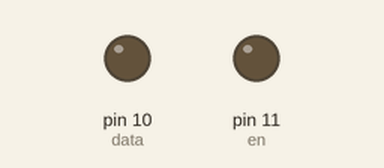
Simulated run of this sketch. Board: Arduino Uno, built with avr-gcc and run on an emulated ATmega328P. On the bench: output pins drawn as LEDs (lit = HIGH). Pins used as bus, display or sensor lines are not drawn; what the sketch prints to the serial monitor is not drawn. At 90.8 s the program stops and its outputs stay as they are.

Above: at 0.1 s.
At 21.3 s:
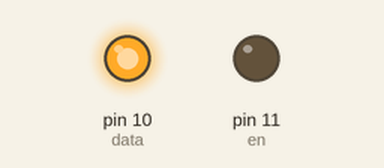
At 32.97 s:
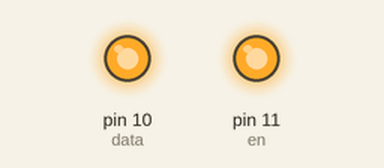
At 39.43 s:
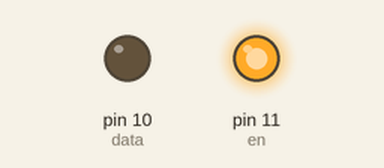
Timing chart, 0 to 41.0 s (numbered marks = the images above):
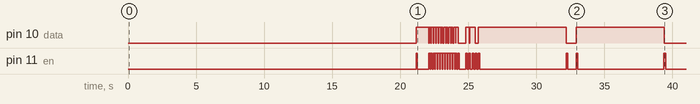

The sketch:

utcu.ino
```cpp
/*
 *
 *   File Name:    utcu.ino
 *   Date Created: Fri Apr 28 2023
 *   Author:       Cole Cavanagh
 *   Description:  CMPE 349 MLS UTCU Sim Code
 *
 */


// DEFINE GLOBALS
// enum function names
enum funcName {
  ALL,
  EMPTY,
	EL,
	AZ,
	BAZ,
  BDW1,
  BDW2,
  BDW3,
  BDW4,
  BDW5,
  BDW6,
  ADWA,
};

// enum states
enum state {
    seqCheck,
    funCheck,
    loadBit
};

// function structure for sequence array
struct function {
    funcName name;
    int startTime;
};

// AZ Function [time. Outcode]
// (on/off, dpsk, to/fro, sbstart, antcode [2:0], antsel)
int AZlen = 23;
int AZtimes[23][2] =    {{0, 10000001}, // preamble
	          {832, 11000000}, // barker code
            {896, 11000000},
            {960, 11000000},
            {1024, 10000000},
            {1088, 11000000},
            {1152, 10000000}, // function ID 0011001
            {1216, 10000000},
            {1280, 11000000},
            {1344, 11000000},
            {1408, 10000000},
            {1472, 10000000},
            {1536, 11000000},
            {1600, 00000000}, // end preamble
            {2048, 10000011}, // rear oci
            {2176, 10000101}, // left oci
            {2304, 10000111}, // right oci
            {2432, 00000000}, // to test
            {2560, 10111011}, // to scan
            {8760, 00000000}, // pause
            {9360, 10011011}, // fro scan
            {15560, 00000000}};  // end fro

//pg 6 annex 10
// BAZ Function 1001001
int BAZlen = 23;
int BAZtimes[23][2] = {{0, 10000001}, // preamble
          {832, 11000000}, // barker code
          {896, 11000000},
          {960, 11000000},
          {1024, 10000000},
          {1088, 11000000},
          {1152, 11000000}, // function ID 1001001
          {1216, 10000000},
          {1280, 10000000},
          {1344, 11000000},
          {1408, 10000000},
          {1472, 10000000},
          {1536, 11000000},
          {1600, 00000000}, // end preamble
          {2048, 10000011}, // rear oci
          {2176, 10000101}, // left oci
          {2304, 10000111}, // right oci
          {2432, 00000000}, // to test
          {2560, 10111011}, // to scan
          {6760, 00000000}, // pause
          {7360, 10011011}, // fro scan
          {11560, 00000000},
          {11688, 00000000}};  // end fro

// EL Function 1100001
int ELlen = 19;
int ELtimes[19][2] = {{0, 10000001}, // preamble
	        {832, 11000000}, // barker code
	        {896, 11000000},
        	{960, 11000000},
        	{1024, 10000000},
        	{1088, 11000000},
        	{1152, 11000000}, // function ID 1100001
        	{1216, 11000000},
        	{1280, 10000000},
        	{1344, 10000000},
        	{1408, 10000000},
        	{1472, 10000000},
        	{1536, 11000000},
          {1600, 00000000}, // end preamble
          {1728, 10000011}, //OCI
          {1856, 10111011}, // TO scan
          {3406, 00000000}, //Pause
          {3806, 10011011}, // FRO scan
          {5356, 00000000}};  // End function ground

// Basic Data Words  1 (0101000) 2 (0111100) 3 (1010000) 4 (1000100) 5 (1101100) 6 (0001101)
int BDWlen = 35;
int BDW1times[35][2] = {{0, 10000001}, // preamble
        	{832, 11000000}, // barker code
        	{896, 11000000},
        	{960, 11000000},
        	{1024, 10000000},
        	{1088, 11000000},
        	{1152, 10000000}, // function ID 0101000
        	{1216, 11000000},
        	{1280, 10000000},
        	{1344, 11000000},
        	{1408, 10000000},
        	{1472, 10000000},
        	{1536, 10000000},
        	{1600, 00000000}, // end preamble
        	{1664,11000001},//data transmission
        	{1728,10000000},
        	{1792,11000000},
        	{1856,11000000},
        	{1920,11000000},
        	{1984,11000000},
        	{2048,10000000},
        	{2112,10000000},
        	{2176,11000000},
        	{2240,11000000},
        	{2304,11000000},
        	{2368,10000000},
        	{2432,10000000},
        	{2496,11000000},
        	{2560,10000000},
        	{2624,11000000},
        	{2688,11000000},
        	{2752,11000000},
        	{2816,11000000},
        	{2880,11000000},//parity transmission
        	{3100, 00000000}};//end function


int BDW2times[35][2] = {{0, 10000001}, // preamble
        	{832, 11000000}, // barker code
        	{896, 11000000},
        	{960, 11000000},
        	{1024, 10000000},
        	{1088, 11000000},
        	{1152, 10000000}, // function ID 0111100
        	{1216, 11000000},
        	{1280, 11000000},
        	{1344, 11000000},
        	{1408, 11000000},
        	{1472, 10000000},
        	{1536, 10000000},
        	{1600, 00000000}, // end preamble
        	{1664,11000001},//data transmission
        	{1728,10000000},
        	{1792,10000000},
        	{1856,10000000},
        	{1920,10000000},
        	{1984,11000000},
        	{2048,11000000},
        	{2112,10000000},
        	{2176,10000000},
        	{2240,11000000},
        	{2304,10000000},
        	{2368,10000000},
        	{2432,11000000},
        	{2496,10000000},
        	{2560,11000000},
        	{2624,10000000},
        	{2688,10000000},
        	{2752,11000000},
        	{2816,10000000},
        	{2880,10000000},//parity transmission
        	{3100, 00000000}, //end function
        	};
int BDW3times[35][2] = {{0, 10000001}, // preamble
        	{832, 11000000}, // barker code
        	{896, 11000000},
        	{960, 11000000},
        	{1024, 10000000},
        	{1088, 11000000},
        	{1152, 11000000}, // function ID 1010000
        	{1216, 10000000},
        	{1280, 11000000},
        	{1344, 10000000},
        	{1408, 10000000},
        	{1472, 10000000},
        	{1536, 10000000},
        	{1600, 00000000}, // end preamble
        	{1664,11000001},//data transmission
        	{1728,11000000},
        	{1792,11000000},
        	{1856,10000000},
        	{1920,10000000},
        	{1984,11000000},
        	{2048,10000000},
        	{2112,11000000},
        	{2176,11000000},
        	{2240,10000000},
        	{2304,11000000},
        	{2368,10000000},
        	{2432,11000000},
        	{2496,11000000},
        	{2560,10000000},
        	{2624,11000000},
        	{2688,11000000},
        	{2752,10000000},
        	{2816,10000000},
        	{2880,10000000},//parity transmission
        	{3100, 00000000}, //end function
        	};
int BDW4times[35][2] = {{0, 10000001}, // preamble
        	{832, 11000000}, // barker code
        	{896, 11000000},
        	{960, 11000000},
        	{1024, 10000000},
        	{1088, 11000000},
        	{1152, 11000000}, // function ID 1000100
        	{1216, 10000000},
        	{1280, 10000000},
        	{1344, 10000000},
        	{1408, 11000000},
        	{1472, 10000000},
        	{1536, 10000000},
        	{1600, 00000000}, // end preamble
        	{1664,11000001},//data transmission
        	{1728,11000000},
        	{1792,11000000},
        	{1856,11000000},
        	{1920,10000000},
        	{1984,10000000},
        	{2048,11000000},
        	{2112,10000000},
        	{2176,11000000},
        	{2240,11000000},
        	{2304,11000000},
        	{2368,10000000},
        	{2432,10000000},
        	{2496,11000000},
        	{2560,10000000},
        	{2624,11000000},
        	{2688,10000000},
        	{2752,11000000},
        	{2816,10000000},
        	{2880,11000000},//parity transmission
        	{3100, 00000000}, //end function
        	};
int BDW5times[35][2] = {{0, 10000001}, // preamble
        	{832, 11000000}, // barker code
        	{896, 11000000},
        	{960, 11000000},
        	{1024, 10000000},
        	{1088, 11000000},
        	{1152, 11000000}, // function ID 1101100
        	{1216, 11000000},
        	{1280, 10000000},
        	{1344, 11000000},
        	{1408, 11000000},
        	{1472, 10000000},
        	{1536, 10000000},
        	{1600, 00000000}, // end preamble
        	{1664,10000001},//data transmission
        	{1728,11000000},
        	{1792,11000000},
        	{1856,11000000},
        	{1920,10000000},
        	{1984,10000000},
        	{2048,11000000},
        	{2112,11000000},
        	{2176,10000000},
        	{2240,11000000},
        	{2304,11000000},
        	{2368,10000000},
        	{2432,11000000},
        	{2496,10000000},
        	{2560,10000000},
        	{2624,11000000},
        	{2688,11000000},
        	{2752,10000000},
        	{2816,101000000},
        	{2880,10000000},//parity transmission
        	{3100, 00000000}, //end function
        	};
int BDW6times[35][2] = {{0, 10000001}, // preamble
        	{832, 11000000}, // barker code
        	{896, 11000000},
        	{960, 11000000},
        	{1024, 10000000},
        	{1088, 11000000},
        	{1152, 10000000}, // function ID 0001101
        	{1216, 10000000},
        	{1280, 10000000},
        	{1344, 11000000},
        	{1408, 11000000},
        	{1472, 10000000},
        	{1536, 11000000},
        	{1600, 00000000}, // end preamble
        	{1664,11000001},//data transmission
        	{1728,10000000},
        	{1792,10000000},
        	{1856,10000000},
        	{1920,10000000},
        	{1984,10000000},
        	{2048,10000000},
        	{2112,10000000},
        	{2176,10000000},
        	{2240,10000000},
        	{2304,11000000},
        	{2368,10000000},
        	{2432,11000000},
        	{2496,10000000},
        	{2560,10000000},
        	{2624,10000000},
        	{2688,10000000},
        	{2752,11000000},
        	{2816,111000000},
        	{2880,10000000},//parity transmission
        	{3100, 00000000}, //end function
        	};


// Aux Data Word A 1110010
int ADWAlen = 79;
int ADWAtimes[79][2] = {{0, 10000000}, // preamble
	{832, 11000000}, // barker code
	{896, 11000000},
	{960, 11000000},
	{1024, 10000000},
	{1088, 11000000},
	{1152, 11000000}, // function ID 1010000
	{1216, 10000000},
	{1280, 11000000},
	{1344, 10000000},
	{1408, 10000000},
	{1472, 10000000},
	{1536, 10000000},
	{1600, 00000000}, // end preamble
{1664,10000001}, //data transmission
	{1728,10000000},
	{1792,10000000},
	{1856,10000000},
	{1920,11000000},
	{1984,11000000},
	{2048,11000000},
	{2112,11000000},
	{2176,11000000},
	{2240,10000000},
	{2304,10000000},
	{2368,11000000},
	{2432,11000000},
	{2496,10000000},
	{2560,11000000},
	{2624,10000000},
	{2688,10000000},
	{2752,10000000},
	{2816,10000000},
	{2880,10000000},
{2944,10000000},
	{3008,10000000},
	{3072,11000000},
	{3136,11000000},
	{3200,11000000},
	{3264,10000000},
	{3328,10000000},
	{3392,11000000},
	{3456,11000000},
	{3520,11000000},
	{3584,11000000},
	{3648,11000000},
	{3712,11000000},
	{3776,11000000},
	{3840,11000000},
	{3904,11000000},
{3968,11000000},
	{4032,10000000},
	{4096,10000000},
	{4160,11000000},
	{4224,10000000},
	{4288,10000000},
	{4352,10000000},
	{4416,11000000},
	{4480,10000000},
	{4544,11000000},
	{4608,11000000},
	{4672,10000000},
	{4736,10000000},
	{4800,10000000},
	{4864,11000000},
	{4928,11000000},
{4992,10000000},
	{5056,10000000},
	{5120,11000000},
	{5184,11000000},
{5248,11000000},
	{5312,11000000},
	{5376,10000000},
	{5440,10000000},
{5504,10000000},
	{5568,10000000},
	{5632,10000000},
	{5696,10000000},
	{5760, 00000000}, //end function
	};


// define seq1
function seq1[] = {{EL, 0},
                  {EMPTY, 5600},
                  {AZ, 10900},
                  {EMPTY, 26800},
                  {EL, 32100},
                  {BAZ, 37700}, // 49600
                  {EL, 55800},
                  {EMPTY, 61400}};

// define seq2
function seq2[] = {{EL, 0},
                  {EMPTY, 5600},
                  {AZ, 10900},
                  {EMPTY, 26800},
                  {EL, 32100},
                  {BDW1, 37700}, // add data word
                  {EL, 55800},
                  {EMPTY, 61400}};

// define whole sequence
function* seq[] = {seq1, seq2};
int seqstart[] = {10, 10};


 // START CODE

unsigned long startMillis;
unsigned long currentMillis;
int clk = 9;                  // set clock pin
int data = 10;                // set data out pin
int en = 11;                  // set enable data pin
funcName station = AZ;        // station id global
int seq_num = 0;              // sequence id global
state curr_state;             // current output state
state next_state;             // next output state
int clk_count;                // current clock cycle counter
int seq_count;                // subsequence counter
int fun_count;                // subfunction counter
int ser_count;                // bit output counter
int currStartTime;            // start of current function
int* currFuncTime;            // array of function timing
int currFunLen;               // len of current function
String dataString;            // current output string
char dpsk;

void setup() {
    pinMode(clk, OUTPUT);
    pinMode(data, OUTPUT);
    pinMode(en, OUTPUT);
    clk_count = 0;          // init clock counter
    seq_count = 0;            // init sequence counter
    fun_count = 0;            // init funciton counter
    ser_count = 0;            // init serial counter
    curr_state = seqCheck;
    next_state = seqCheck;
    currStartTime = 0;
    dataString = "00000000";
    startMillis = millis();
    dpsk = '0';
    if (station == AZ) {
      currFuncTime = *AZtimes;
      currFunLen = AZlen;
    } else if (station == EL) {
      currFuncTime = *ELtimes;
      currFunLen = ELlen;
    } else if (station == BAZ) {
      currFuncTime = *BAZtimes;
      currFunLen = BAZlen;
    } else if (station == BDW1) {
      currFuncTime = *BDW1times;
      currFunLen = BDWlen;
    } else if (station == BDW2) {
      currFuncTime = *BDW2times;
      currFunLen = BDWlen;
    } else if (station == BDW3) {
      currFuncTime = *BDW3times;
      currFunLen = BDWlen;
    } else if (station == BDW4) {
      currFuncTime = *BDW4times;
      currFunLen = BDWlen;
    } else if (station == BDW5) {
      currFuncTime = *BDW5times;
      currFunLen = BDWlen;
    } else if (station == BDW6) {
      currFuncTime = *BDW6times;
      currFunLen = BDWlen;
    } else if (station == ADWA) {
      currFuncTime = *ADWAtimes;
      currFunLen = ADWAlen;
    }
    Serial.begin(9600);
    delay(10000);
};

void loop() {
    // get current time
    currentMillis = millis();
    // state machine (segement setup, function setup, load data)
    if (curr_state == seqCheck) {
        // check if sequence is over
        if (seq_count < 8) {
            // find next valid function
            Serial.println(seq_count);
            if (seq[seq_num][seq_count].name == station || station == ALL) {
                // move to next state with assigned function
                currStartTime = seq[seq_num][seq_count].startTime + seqstart[seq_num];
                next_state = funCheck;
                seq_count = seq_count + 1;
            } else {
                // not found so check next
                seq_count = seq_count + 1;
            }
        } else {
            Serial.println("End");
            // end
            exit(0);
        }
    } else if (curr_state == funCheck) {
        // check if function is over
        if (fun_count < (currFunLen * 2)) {
            // check if 9 before next function timing
            if (fun_count == 0) {
              if (clk_count == (currStartTime - 9)) {
                next_state = loadBit;
                Serial.print(clk_count - currStartTime);
                Serial.print(": ");
                Serial.println("Enable Out");
                digitalWrite(en, HIGH);
                if (currFuncTime[fun_count + 1] == 0) {
                  dataString = "00000000";
                } else {
                  dataString = String(currFuncTime[fun_count + 1]);
                };
                Serial.print(clk_count - currStartTime);
                Serial.print(": ");
                Serial.println(dataString.charAt(ser_count));
                if (dataString.charAt(ser_count) == '0') {
                  digitalWrite(data, LOW);
                } else {
                  digitalWrite(data, HIGH);
                };
                ser_count++;
              };
            } else if (clk_count == (currFuncTime[fun_count] + currStartTime - 9)) {
              next_state = loadBit;
              Serial.print(clk_count);
              Serial.print("(");
              Serial.print(clk_count - currStartTime);
              Serial.print(")");
              Serial.print(": ");
              Serial.println("Enable Out");
              digitalWrite(en, HIGH);
              if (currFuncTime[fun_count + 1] == 0) {
                dataString = "00000000";
              } else {
                dataString = String(currFuncTime[fun_count + 1]);
              };
              Serial.print(clk_count);
              Serial.print("(");
              Serial.print(clk_count - currStartTime);
              Serial.print(")");
              Serial.print(": ");
              Serial.println(dataString.charAt(ser_count));
              if (dataString.charAt(ser_count) == '0') {
                digitalWrite(data, LOW);
              } else {
                digitalWrite(data, HIGH);
              };
              ser_count++;
            };
        } else {
          // return to seq_check
          fun_count = 0;
          next_state = seqCheck;
        };
    } else if (curr_state == loadBit) {
        if (ser_count == 8) {
            // return to funCheck and increment function
            ser_count = 0;
            Serial.print(clk_count);
            Serial.print("(");
            Serial.print(clk_count - currStartTime);
            Serial.print(")");
            Serial.print(": ");
            Serial.println("End Out");
            digitalWrite(en, LOW);
            fun_count = fun_count + 2;
            next_state = funCheck;
        } else {
            // check for dpsk
            if (ser_count == 1) { // dpsk
              // output current bit
              Serial.print(clk_count);
              Serial.print("(");
              Serial.print(clk_count - currStartTime);
              Serial.print(")");
              Serial.print(": ");
              if (dataString.charAt(ser_count) == dpsk) {
                digitalWrite(data, LOW);
                Serial.println(0);
              } else {
                digitalWrite(data, HIGH);
                Serial.println(1);
              };
              dpsk = dataString.charAt(ser_count);
              ser_count++;
            } else { // normal
              // output current bit
              Serial.print(clk_count);
              Serial.print("(");
              Serial.print(clk_count - currStartTime);
              Serial.print(")");
              Serial.print(": ");
              Serial.println(dataString.charAt(ser_count));
              if (dataString.charAt(ser_count) == '0') {
                digitalWrite(data, LOW);
              } else {
                digitalWrite(data, HIGH);
              };
              ser_count++;
            };
        }
    }

    // invert clock output every 10 us (period of 20 us), update clk count progress state machine
    do
    {
        delayMicroseconds(1);
        currentMillis = millis();
    } while (currentMillis - startMillis < .02);
    startMillis = currentMillis;
    digitalWrite(clk, HIGH);
    delayMicroseconds(10);
    digitalWrite(clk, LOW);
    clk_count++;
    curr_state = next_state;
}
```
